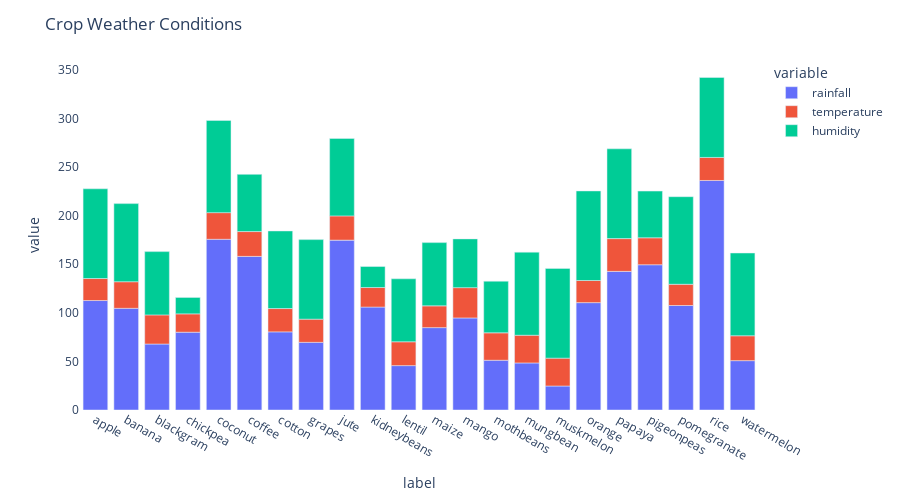

Write notebook code for a chart like this one.
### Markdown cell above
For each crop the soil composition of a certain nutrient(N,P,K) varies while that PH concentration also varies between the range of 7 and 5 meaning mostly acidic solutions while some have basic or neutral concentration.

### Code cell
fig = px.bar(data_viz, x=data_viz.index, y=["rainfall", "temperature", "humidity"])
fig.update_layout(title_text="Crop Weather Conditions",
plot_bgcolor='white',
height=500)
fig.update_xaxes(showgrid=False)
fig.update_yaxes(showgrid=False)
fig.show()

### Figure 1 — Plotly figure (JSON) as saved in the notebook; plotly's stock layout.template omitted (floating-point values rounded to 4 significant figures)
{"data": [{"alignmentgroup": "True", "hovertemplate": "variable=rainfall<br>label=%{x}<br>value=%{y}<extra></extra>", "legendgroup": "rainfall", "marker": {"color": "#636efa", "pattern": {"shape": ""}}, "name": "rainfall", "offsetgroup": "rainfall", "orientation": "v", "showlegend": true, "textposition": "auto", "type": "bar", "x": ["apple", "banana", "blackgram", "chickpea", "coconut", "coffee", "cotton", "grapes", "jute", "kidneybeans", "lentil", "maize", "mango", "mothbeans", "mungbean", "muskmelon", "orange", "papaya", "pigeonpeas", "pomegranate", "rice", "watermelon"], "xaxis": "x", "y": [112.7, 104.6, 67.88, 80.06, 175.7, 158.1, 80.4, 69.61, 174.8, 105.9, 45.68, 84.77, 94.7, 51.2, 48.4, 24.69, 110.5, 142.6, 149.5, 107.5, 236.2, 50.79], "yaxis": "y"}, {"alignmentgroup": "True", "hovertemplate": "variable=temperature<br>label=%{x}<br>value=%{y}<extra></extra>", "legendgroup": "temperature", "marker": {"color": "#EF553B", "pattern": {"shape": ""}}, "name": "temperature", "offsetgroup": "temperature", "orientation": "v", "showlegend": true, "textposition": "auto", "type": "bar", "x": ["apple", "banana", "blackgram", "chickpea", "coconut", "coffee", "cotton", "grapes", "jute", "kidneybeans", "lentil", "maize", "mango", "mothbeans", "mungbean", "muskmelon", "orange", "papaya", "pigeonpeas", "pomegranate", "rice", "watermelon"], "xaxis": "x", "y": [22.63, 27.38, 29.97, 18.87, 27.41, 25.54, 23.99, 23.85, 24.96, 20.12, 24.51, 22.39, 31.21, 28.19, 28.53, 28.66, 22.77, 33.72, 27.74, 21.84, 23.69, 25.59], "yaxis": "y"}, {"alignmentgroup": "True", "hovertemplate": "variable=humidity<br>label=%{x}<br>value=%{y}<extra></extra>", "legendgroup": "humidity", "marker": {"color": "#00cc96", "pattern": {"shape": ""}}, "name": "humidity", "offsetgroup": "humidity", "orientation": "v", "showlegend": true, "textposition": "auto", "type": "bar", "x": ["apple", "banana", "blackgram", "chickpea", "coconut", "coffee", "cotton", "grapes", "jute", "kidneybeans", "lentil", "maize", "mango", "mothbeans", "mungbean", "muskmelon", "orange", "papaya", "pigeonpeas", "pomegranate", "rice", "watermelon"], "xaxis": "x", "y": [92.33, 80.36, 65.12, 16.86, 94.84, 58.87, 79.84, 81.88, 79.64, 21.61, 64.8, 65.09, 50.16, 53.16, 85.5, 92.34, 92.17, 92.4, 48.06, 90.13, 82.27, 85.16], "yaxis": "y"}], "layout": {"barmode": "relative", "height": 500, "legend": {"title": {"text": "variable"}, "tracegroupgap": 0}, "margin": {"t": 60}, "plot_bgcolor": "white", "title": {"text": "Crop Weather Conditions"}, "xaxis": {"anchor": "y", "domain": [0, 1], "showgrid": false, "title": {"text": "label"}}, "yaxis": {"anchor": "x", "domain": [0, 1], "showgrid": false, "title": {"text": "value"}}}}
